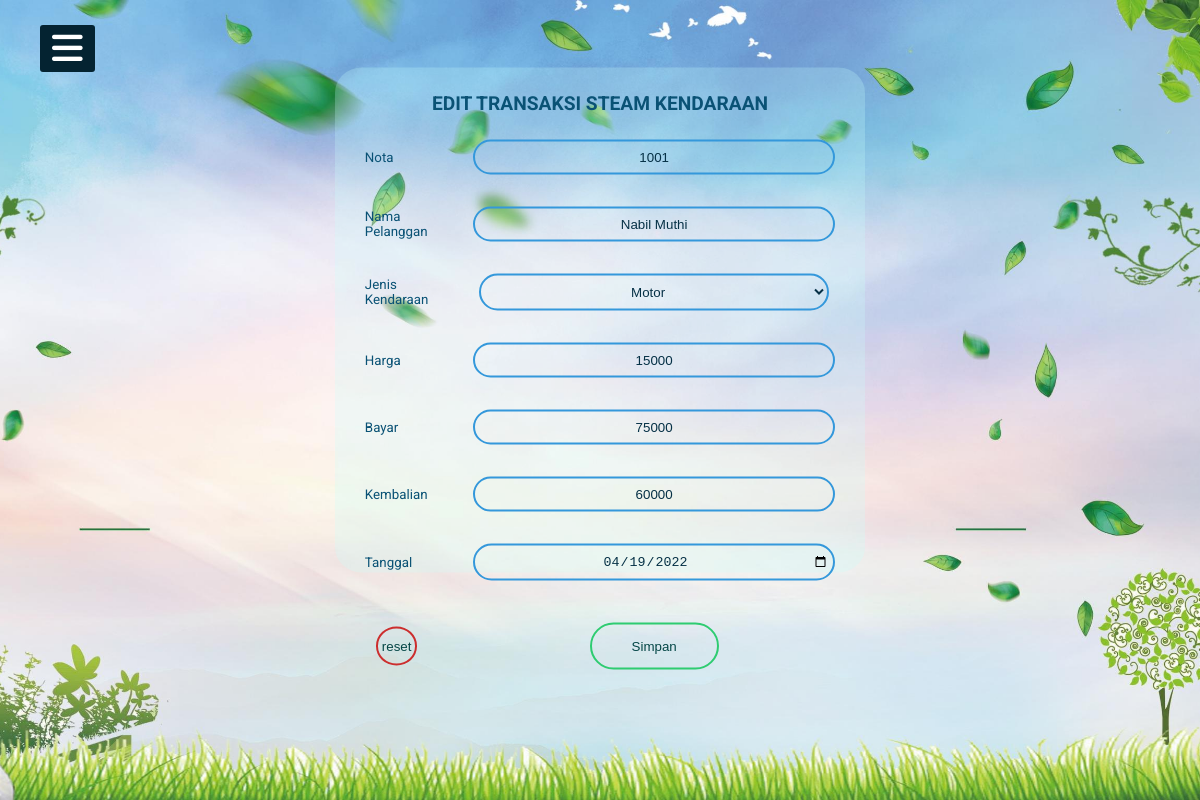
/transaksi_edit.php?kode=1001 (signed in), run on the app's committed database.
### tables this page shows
CREATE TABLE `transaksi` (
  `nota` int(12) NOT NULL,
  `nama` varchar(255) NOT NULL,
  `jenis_kendaraan` varchar(255) NOT NULL,
  `harga` int(10) NOT NULL,
  `bayar` int(10) NOT NULL,
  `kembalian` int(10) NOT NULL,
  `tanggal` date NOT NULL
);

### transaksi_edit.php (the view, shortened to what this page needs)
<?php
include "koneksi.php";
$sql = mysqli_query($koneksi, "select * from transaksi where nota = '$_GET[kode]' ");
$data = mysqli_fetch_array($sql);
?>
<!DOCTYPE html>
<html lang="en" dir="ltr">
  <head>
    <link rel="stylesheet" href="css/styles.css">
  </head>
  <body>
    <label for="check">
      <i class="fas fa-bars" id="btn"></i>
    </label>
 <section>
<form action="" class="roxie" method="post">
<table align="center">
    <tr> <th colspan="2"> Edit Transaksi Steam Kendaraan </th>
    </tr>
    <tr>
    <tr>
        <td width="150"> Nota </td>
        <td> <input type="text" name="nota" value="<?php echo $data['nota']; ?>"> </td>
    </tr>
    <tr>
        <td> Nama Pelanggan </td>
        <td> <input type="text" name="nama" value="<?php echo $data['nama']; ?>"> </td>
    </tr>
    <tr>
        <td> Jenis Kendaraan </td>
        <td> <select name="jenis_kendaraan" value="<?php echo $data['jenis_kendaraan']; ?>">
            <option>Motor</option>
            </select>
        </td>
    </tr>
    <tr>
        <td> Harga </td>
        <td> <input type="text" name="harga" value=15000 readonly></td>
    </tr>
    <tr>
        <td> Bayar </td>
        <td> <input type="text" name="bayar" value="<?php echo $data['bayar']; ?>"> </td>
    </tr>
    <tr>
        <td> Kembalian </td>
        <td> <input type="text" name="kembalian" value="<?php echo $data['kembalian']; ?>"> </td>
    </tr>
    <tr>
        <td> Tanggal </td>
        <td> <input type="date" name="tanggal" value="<?php echo $data['tanggal']; ?>"> </td>
    </tr>
    <tr>
        <td><input type="reset" name="reset" value="reset"></td>
        <td><input type="submit" name="proses_transaksi" value="Simpan"></td>
    </tr>
</table>
</form>
 </section>
  </body>
</html>

### css/styles.css (style rules this page uses)
* { padding: 0; margin: 0; list-style: none; text-decoration: none; }
body { font-family: 'Roboto', sans-serif; }
label #btn,label #cancel { position: absolute; background: #042331; border-radius: 3px; cursor: pointer; }
label #btn { left: 40px; top: 25px; font-size: 35px; color: white; padding: 6px 12px; transition: all .5s; }
section { background: url(../image/green.jpg) no-repeat; background-position: center; background-size: cover; height: 100vh; transition: all .5s; color:#0a5275; box-sizing: border-box; margin: 0; padding: 0; }
section table { display: grid; height: 50vh; justify-content: center; align-items: center; font-size: 1.5rem; }
table { border-collapse: collapse; box-shadow: #063146; text-align: left; border:none; }
th { padding: 0.55rem 1.2rem; font-size: 1.2rem; text-align: center; font-weight: 1500; text-transform: uppercase; }
td { padding: 1rem 1.4rem; }
.roxie { width: 450px; padding: 15px 40px 90px 40px; position: absolute; top: 40%; left: 50%; transform: translate(-50%,-50%); text-align: center; background-color: #c6fffa3f; border-radius: 5% 5% 5% 5%; }
.roxie td { font-size: 10pt; }
.roxie input[type = "text"],.roxie input[type = "password"],.roxie input[type = "date"],.roxie select { border:0; background: none; display: block; margin: 0 auto; text-align: center; border: 2px solid #3498db; padding: 8px 4px; width: 350px; outline: none; color: #063146; border-radius: 24px; transition: 0.25s; }
.roxie input[type = "submit"] { border:0; background: none; display: block; margin: 10px auto; text-align: center; border: 2px solid #2ecc71; padding: 14px 40px; outline: none; color: rgb(4, 70, 70); border-radius: 24px; transition: 0.25s; cursor: pointer; }
.roxie input[type = "reset"] { border:0; background: none; display: block; margin: 10px auto; text-align: center; border: 2px solid #cc2e2e; padding: 10px 4px; outline: none; color: rgb(4, 70, 70); border-radius: 50% 50%; transition: 0.25s; cursor: pointer; }

### data on the page
transaksi: nota "1001", nama "Nabil Muthi", jenis_kendaraan "Motor", bayar "75000", kembalian "60000", tanggal "04/19/2022"
